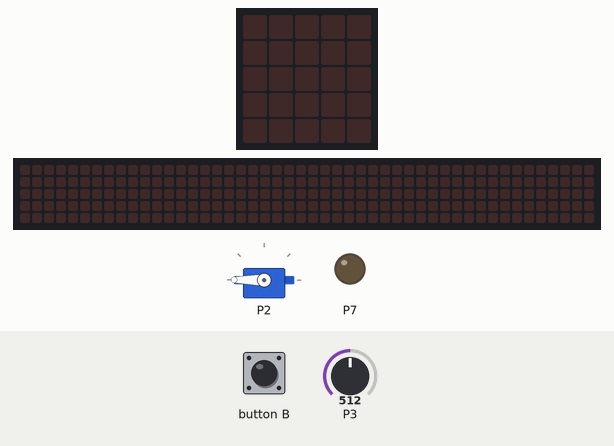
The program below on a simulated BBC micro:bit (MakeCode). Parts: servo, the board's 5×5 LED display, a strip that is not on the board, showing the scrolling text unrolled, output pins drawn as LEDs (lit = HIGH). The test bench sets the inputs (shaded band); at power-on: P3 = 512 (analog values on the 0–1023 scale). The 48×5 strip is a reading aid, not a part: it shows the text the display is scrolling, unrolled, one strip-width of it at a time.

Above: at 2.2 s.
2.3 s: button B pressed for 0.15 s
At 2.72 s:
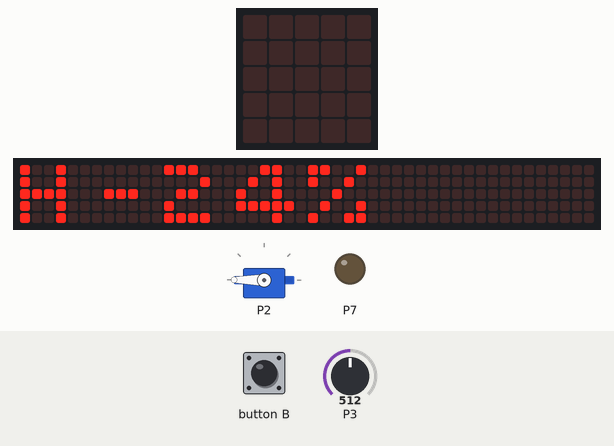
5.3 s: button B pressed for 0.15 s
At 8.47 s:
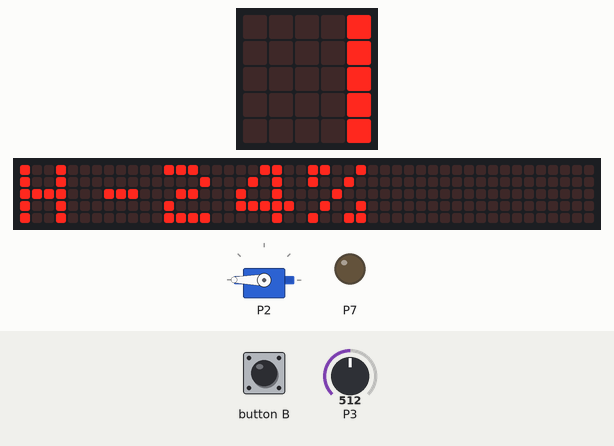
Timing chart, 0 to 10.0 s (numbered marks = the images above; inputs shaded):
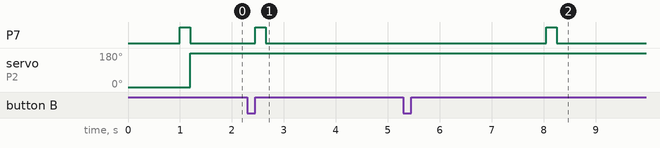

The program:

main.ts
```typescript
input.onButtonPressed(Button.B, function () {
    pins.digitalWritePin(DigitalPin.P7, 1)
    basic.pause(100)
    reading = pins.analogReadPin(AnalogPin.P3)
    basic.pause(100)
    pins.digitalWritePin(DigitalPin.P7, 0)
    // La valeur de 610 peut varier il faut l'ajuster en fonction de votre test lorsque un des deux fils n'est pas dans la terre.  SI la valeur de « reading » est de 540 pour vous, modifier toutes les valeurs de 610 pour 540 dans ce code.
    pourcentage = Math.round((reading - 610) * 100 / (1023 - 610))
    basic.showString("H" + pourcentage + "%")
})
let pourcentage = 0
let reading = 0
servos.P2.setAngle(0)
basic.pause(1000)
servos.P2.stop()
basic.forever(function () {
    pins.digitalWritePin(DigitalPin.P7, 1)
    basic.pause(100)
    reading = pins.analogReadPin(AnalogPin.P3)
    basic.pause(100)
    pins.digitalWritePin(DigitalPin.P7, 0)
    // La valeur de 610 peut varier il faut l'ajuster en fonction de votre test lorsque un des deux fils n'est pas dans la terre.  SI la valeur de « reading » est de 540 pour vous, modifier toutes les valeurs de 610 pour 540 dans ce code.
    pourcentage = Math.round((reading - 610) * 100 / (1023 - 610))
    // Arrosage si l'humidité du sol est inférieure à 90 %.
    // Ajuster cette valeur en fonction de vos paramètres expérimentaux.
    // Si l'humidité du sol se situe entre 90 % et 95 %, maintenir l'action actuelle (arrosage ou non).  Ajuster ces valeurs en fonction de vos paramètres expérimentaux.
    // Arrêter l'arrosage si l'humidité du sol est supérieure à 95%.  Ajuster cette valeur en fonction de vos paramètres expérimentaux.
    if (pourcentage <= 90) {
        servos.P2.setAngle(180)
    } else if (pourcentage >= 90 && pourcentage <= 95) {
        servos.P2.stop()
    } else if (pourcentage > 95) {
        servos.P2.setAngle(0)
    }
    basic.pause(1000)
    servos.P2.stop()
    // 1 heure (3 600 000 ms) avant la prochaine mesure.  On peut modifier le temps entre les prises de mesures.
    basic.pause(3600000)
})
```

test.ts
```typescript
// les tests vont ici ; cela ne sera pas compilé si ce paquet est utilisé en tant qu'extension.
```

Measured:
- after the input at 2.3 s, P7: LOW → HIGH after 0.15 s, → LOW 0.20 s later; the display: changes after 0.35 s (image 1)
- after the input at 5.3 s, P7: LOW → HIGH after 2.8 s, → LOW 0.20 s later
